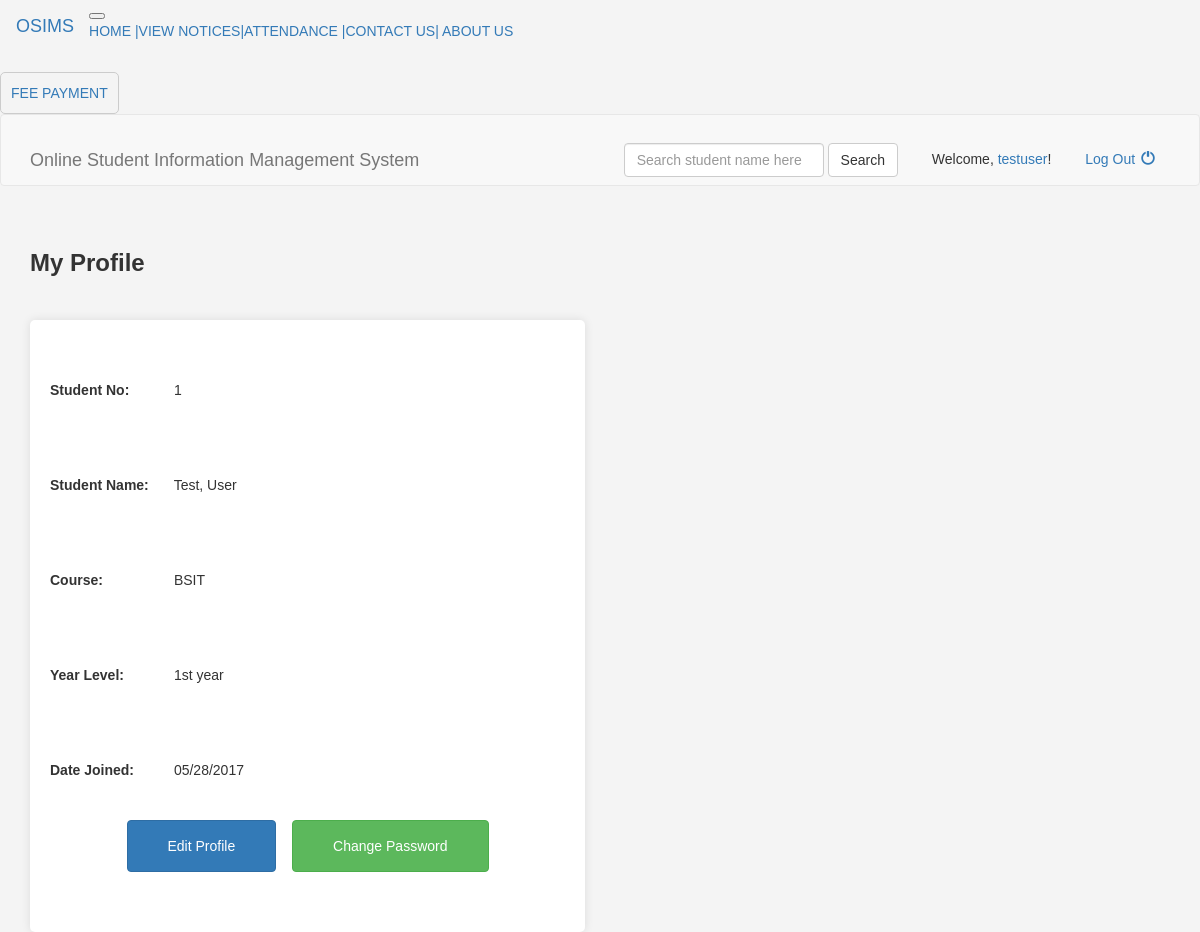
/profile.php (signed in), run on the app's committed database.
### tables this page shows
CREATE TABLE IF NOT EXISTS `students` (
`id` int(10) NOT NULL,
  `username` varchar(50) NOT NULL,
  `password` varchar(50) NOT NULL,
  `studentno` int(10) NOT NULL,
  `firstname` varchar(50) NOT NULL,
  `lastname` varchar(50) NOT NULL,
  `course` varchar(10) NOT NULL,
  `yrlevel` varchar(10) NOT NULL,
  `date_joined` date NOT NULL
);

### profile.php (the view, shortened to what this page needs)
<?php
require 'connect.php';
if (isset($_SESSION['username'], $_SESSION['password'])) {
?>
<!DOCTYPE html>
<html lang="en">
<head>
  <link href="assets/css/bootstrap.min.css" rel="stylesheet">
  <link href="assets/css/main.css" rel="stylesheet">
  <link href="assets/css/style.css" rel="stylesheet">
</head>
<body>
  <?php require 'partials/navbar.php' ?>
  <?php require 'partials/drop.php' ?>
  <?php include 'header.php'; ?>
  <section>
    <div class="container">
      <strong class="title">My Profile</strong>
    </div>
    <div class="container">
      <div class="row">
        <div class="col-md-6">
          <div class="profile-box">
            <?php
            $query = "SELECT * FROM students WHERE username = '" . $_SESSION['username'] . "' AND password = '" . $_SESSION['password'] . "'";
            if ($result = mysqli_query($conn, $query)) {
              $row = mysqli_fetch_assoc($result);
              echo "<div class='info'><strong>Student No:</strong> <span>" . $row['studentno'] . "</span></div>";
              echo "<div class='info'><strong>Student Name:</strong> <span>" . $row['firstname'] . ", " . $row['lastname'] . "</span></div>";
              echo "<div class='info'><strong>Course:</strong> <span>" . $row['course'] . "</span></div>";
              echo "<div class='info'><strong>Year Level:</strong> <span>" . $row['yrlevel'] . "</span></div>";
              $query_date = "SELECT DATE_FORMAT(date_joined, '%m/%d/%Y') FROM students WHERE id = '" . $_SESSION['userid'] . "'";
              $result = mysqli_query($conn, $query_date);
              $row = mysqli_fetch_row($result);
              echo "<div class='info'><strong>Date Joined:</strong> <span>" . $row[0] . "</span></div>";
            } else {
              die("Error with the query in the database");
            }
            ?>
            <div class="options">
              <a class="btn btn-primary" href="editprofile.php">Edit Profile</a>
              <a class="btn btn-success" href="changepassword.php">Change Password</a>
            </div>
          </div>
        </div>
      </div>
    </div>
  </section>
</body>
</html>
<?php
} else {
  header("location:index.php");
  exit;
}
?>

### assets/css/main.css (style rules this page uses)
html, body { height: 100%; width: 100%; }
section strong { display: inline-block; margin: 40px 0 20px; }
.title { font-size: 28px; }
.options { margin: 40px 0; text-align: center; }
.options .btn { margin: 0 6px; padding: 15px 40px; }

### assets/css/style.css (style rules this page uses)
body { margin-left: 0px; margin-top: 0px; margin-right: 0px; margin-bottom: 0px; }

### profile.php (style rules this page uses)
body { font-family: 'Arial', sans-serif; background-color: #f4f4f4; color: #333; }
.container { margin-top: 20px; }
.title { font-size: 24px; color: #333; margin-bottom: 20px; display: block; }
.profile-box { background-color: #fff; padding: 20px; border-radius: 5px; box-shadow: 0 0 10px rgba(0, 0, 0, 0.1); color: #333; }
.info { margin-bottom: 15px; }
.info strong { display: inline-block; width: 120px; }
.options { margin-top: 20px; }
.options a { margin-right: 10px; }

### data on the page
students: studentno "1", firstname "Test", lastname "User", course "BSIT", yrlevel "1st year"

### other printed values
$_SESSION['username'] "testuser"
$row[0] "05/28/2017"
